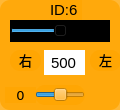
    <widget class="QWidget" name="widget_id6" native="true">
     <property name="geometry">
      <rect>
       <x>240</x>
       <y>420</y>
       <width>120</width>
       <height>110</height>
      </rect>
     </property>
     <property name="styleSheet">
      <string notr="true">background-color: rgb(255, 165, 0, 200);
border-radius:10px;</string>
     </property>
     <widget class="QLabel" name="label_ID6">
      <property name="geometry">
       <rect>
        <x>50</x>
        <y>0</y>
        <width>32</width>
        <height>20</height>
       </rect>
      </property>
      <property name="font">
       <font>
        <family>Arial</family>
        <pointsize>11</pointsize>
       </font>
      </property>
      <property name="styleSheet">
       <string notr="true">background-color: rgb(255, 255, 255， 0);
border-radius:0px;</string>
      </property>
      <property name="text">
       <string>ID:6</string>
      </property>
     </widget>
     <widget class="QSlider" name="horizontalSlider_6">
      <property name="geometry">
       <rect>
        <x>10</x>
        <y>20</y>
        <width>100</width>
        <height>22</height>
       </rect>
      </property>
      <property name="autoFillBackground">
       <bool>false</bool>
      </property>
      <property name="styleSheet">
       <string notr="true">background-color: rgb(0, 0, 0);
border-radius:0px;</string>
      </property>
      <property name="minimum">
       <number>0</number>
      </property>
      <property name="maximum">
       <number>1000</number>
      </property>
      <property name="pageStep">
       <number>1</number>
      </property>
      <property name="value">
       <number>500</number>
      </property>
      <property name="orientation">
       <enum>Qt::Horizontal</enum>
      </property>
     </widget>
     <widget class="QLineEdit" name="lineEdit_6">
      <property name="geometry">
       <rect>
        <x>44</x>
        <y>50</y>
        <width>41</width>
        <height>25</height>
       </rect>
      </property>
      <property name="font">
       <font>
        <family>Arial</family>
        <pointsize>11</pointsize>
       </font>
      </property>
      <property name="autoFillBackground">
       <bool>false</bool>
      </property>
      <property name="styleSheet">
       <string notr="true">background-color: rgb(255, 255, 255);
border-radius:0px;</string>
      </property>
      <property name="text">
       <string>500</string>
      </property>
      <property name="alignment">
       <set>Qt::AlignCenter</set>
      </property>
      <property name="readOnly">
       <bool>false</bool>
      </property>
     </widget>
     <widget class="QLabel" name="label_16">
      <property name="geometry">
       <rect>
        <x>90</x>
        <y>50</y>
        <width>31</width>
        <height>21</height>
       </rect>
      </property>
      <property name="font">
       <font>
        <family>黑体</family>
        <pointsize>10</pointsize>
       </font>
      </property>
      <property name="styleSheet">
       <string notr="true">background-color: rgb(255, 255, 255， 0);</string>
      </property>
      <property name="text">
       <string>&lt;html&gt;&lt;head/&gt;&lt;body&gt;&lt;p align=&quot;center&quot;&gt;左&lt;/p&gt;&lt;/body&gt;&lt;/html&gt;</string>
      </property>
     </widget>
     <widget class="QLabel" name="label_d6">
      <property name="geometry">
       <rect>
        <x>5</x>
        <y>87</y>
        <width>31</width>
        <height>16</height>
       </rect>
      </property>
      <property name="font">
       <font>
        <family>DejaVu Sans</family>
        <pointsize>10</pointsize>
       </font>
      </property>
      <property name="styleSheet">
       <string notr="true">background-color: rgb(255, 255, 255， 0);</string>
      </property>
      <property name="text">
       <string>0</string>
      </property>
      <property name="alignment">
       <set>Qt::AlignCenter</set>
      </property>
     </widget>
     <widget class="QLabel" name="label_18">
      <property name="geometry">
       <rect>
        <x>10</x>
        <y>50</y>
        <width>31</width>
        <height>21</height>
       </rect>
      </property>
      <property name="font">
       <font>
        <family>黑体</family>
        <pointsize>10</pointsize>
       </font>
      </property>
      <property name="styleSheet">
       <string notr="true">background-color: rgb(255, 255, 255， 0);</string>
      </property>
      <property name="text">
       <string>&lt;html&gt;&lt;head/&gt;&lt;body&gt;&lt;p align=&quot;center&quot;&gt;右&lt;/p&gt;&lt;/body&gt;&lt;/html&gt;</string>
      </property>
     </widget>
     <widget class="QSlider" name="horizontalSlider_16">
      <property name="geometry">
       <rect>
        <x>35</x>
        <y>85</y>
        <width>50</width>
        <height>20</height>
       </rect>
      </property>
      <property name="styleSheet">
       <string notr="true">background-color: rgb(255, 255, 255， 0);</string>
      </property>
      <property name="minimum">
       <number>-125</number>
      </property>
      <property name="maximum">
       <number>125</number>
      </property>
      <property name="pageStep">
       <number>1</number>
      </property>
      <property name="orientation">
       <enum>Qt::Horizontal</enum>
      </property>
     </widget>
    </widget>
